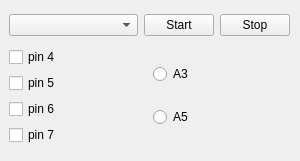
<?xml version="1.0" encoding="UTF-8"?>
<ui version="4.0">
 <class>MainWindow</class>
 <widget class="QMainWindow" name="MainWindow">
  <property name="geometry">
   <rect>
    <x>0</x>
    <y>0</y>
    <width>300</width>
    <height>161</height>
   </rect>
  </property>
  <property name="windowTitle">
   <string>plotter</string>
  </property>
  <widget class="QWidget" name="centralwidget">
   <widget class="QWidget" name="">
    <property name="geometry">
     <rect>
      <x>9</x>
      <y>9</y>
      <width>281</width>
      <height>141</height>
     </rect>
    </property>
    <layout class="QGridLayout" name="gridLayout">
     <item row="1" column="0">
      <layout class="QVBoxLayout" name="verticalLayout">
       <item>
        <widget class="QCheckBox" name="checkBox">
         <property name="text">
          <string>pin 4</string>
         </property>
        </widget>
       </item>
       <item>
        <widget class="QCheckBox" name="checkBox_2">
         <property name="text">
          <string>pin 5</string>
         </property>
        </widget>
       </item>
       <item>
        <widget class="QCheckBox" name="checkBox_3">
         <property name="text">
          <string>pin 6</string>
         </property>
        </widget>
       </item>
       <item>
        <widget class="QCheckBox" name="checkBox_4">
         <property name="text">
          <string>pin 7</string>
         </property>
        </widget>
       </item>
      </layout>
     </item>
     <item row="1" column="1">
      <layout class="QVBoxLayout" name="verticalLayout_2">
       <item>
        <widget class="QRadioButton" name="radioButton">
         <property name="text">
          <string>A3</string>
         </property>
        </widget>
       </item>
       <item>
        <widget class="QRadioButton" name="radioButton_2">
         <property name="text">
          <string>A5</string>
         </property>
        </widget>
       </item>
      </layout>
     </item>
     <item row="0" column="0" colspan="2">
      <layout class="QHBoxLayout" name="horizontalLayout">
       <item>
        <widget class="QComboBox" name="comboBox"/>
       </item>
       <item>
        <widget class="QPushButton" name="pushButton_2">
         <property name="maximumSize">
          <size>
           <width>70</width>
           <height>16777215</height>
          </size>
         </property>
         <property name="text">
          <string>Start</string>
         </property>
        </widget>
       </item>
       <item>
        <widget class="QPushButton" name="pushButton">
         <property name="maximumSize">
          <size>
           <width>70</width>
           <height>16777215</height>
          </size>
         </property>
         <property name="text">
          <string>Stop</string>
         </property>
        </widget>
       </item>
      </layout>
     </item>
    </layout>
   </widget>
  </widget>
 </widget>
 <resources/>
 <connections/>
</ui>
